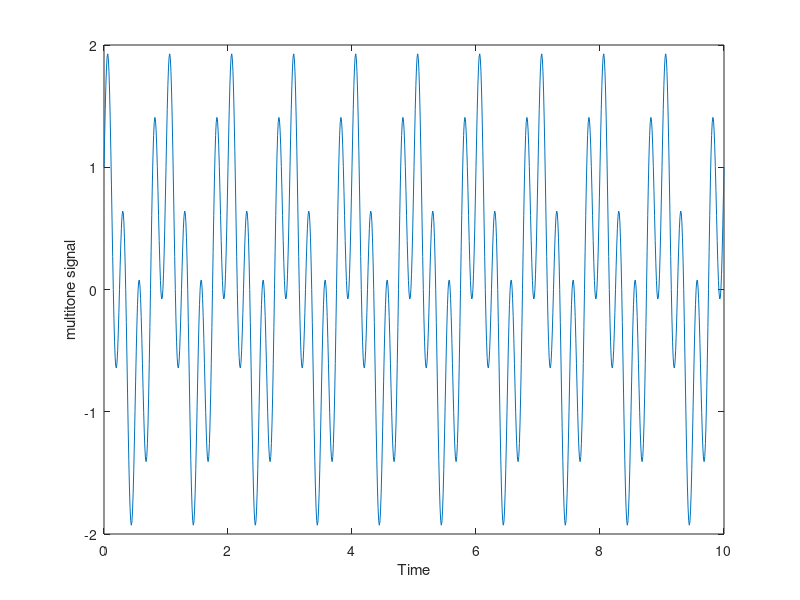

Source code (MATLAB):
% Generate multitone signal such that Nyqust theorem holds and plot it.
clc
clear
N = 100;
f1 = 4;
f2 = 1;
n = 0:0.1:N;

fs = 10; % lcm/hcf
Ts = 1/fs;
x = sin(2*pi*f1*n*Ts) + cos(2*pi*f2*n*Ts);

plot(n*Ts, x);
xlabel('Time')
ylabel('multitone signal')
axis([0 10 -2 2])
